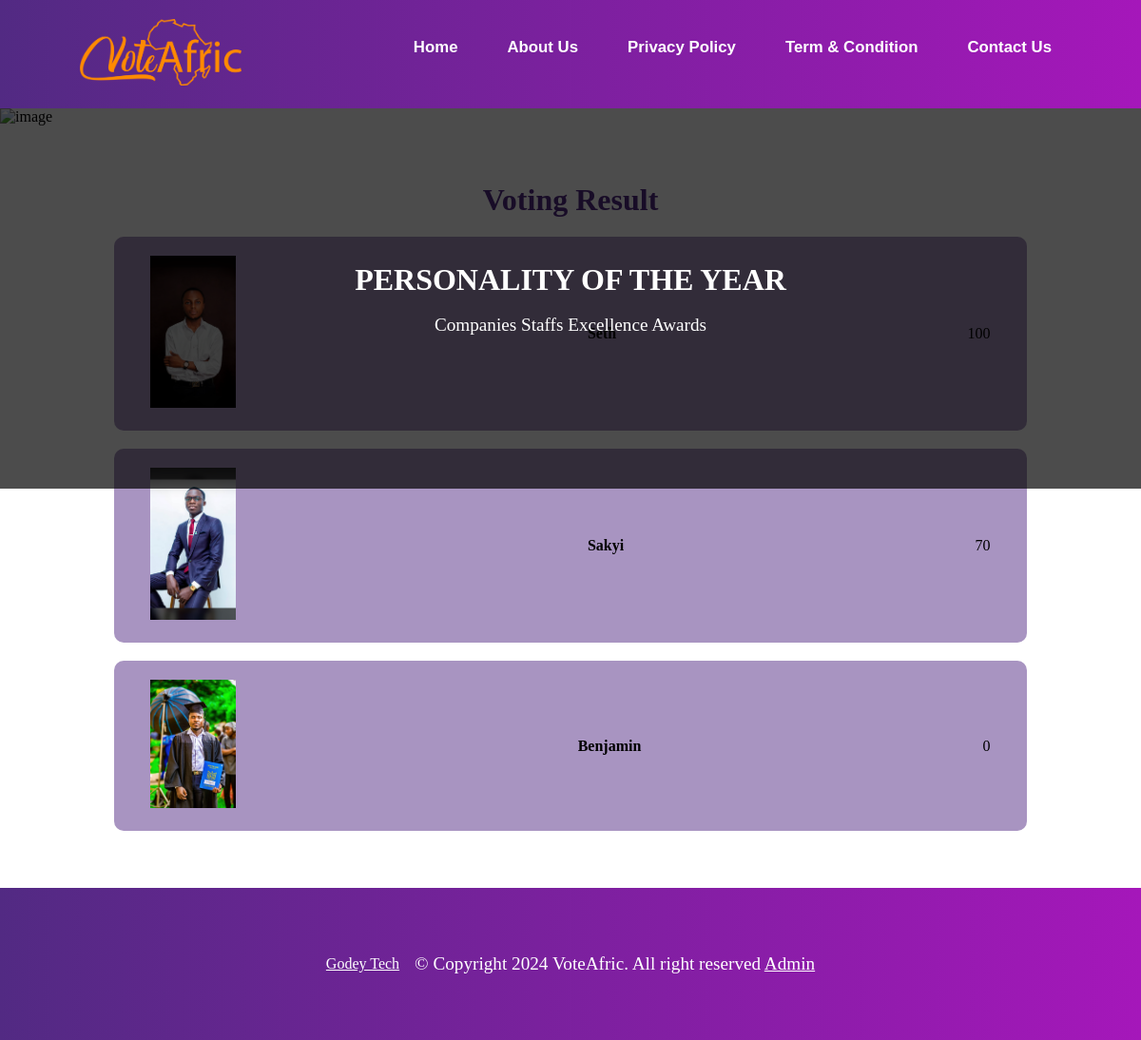
The page /payment/result/PERSONALITYOFTHEYEAR2024/ on the database as committed earlier.
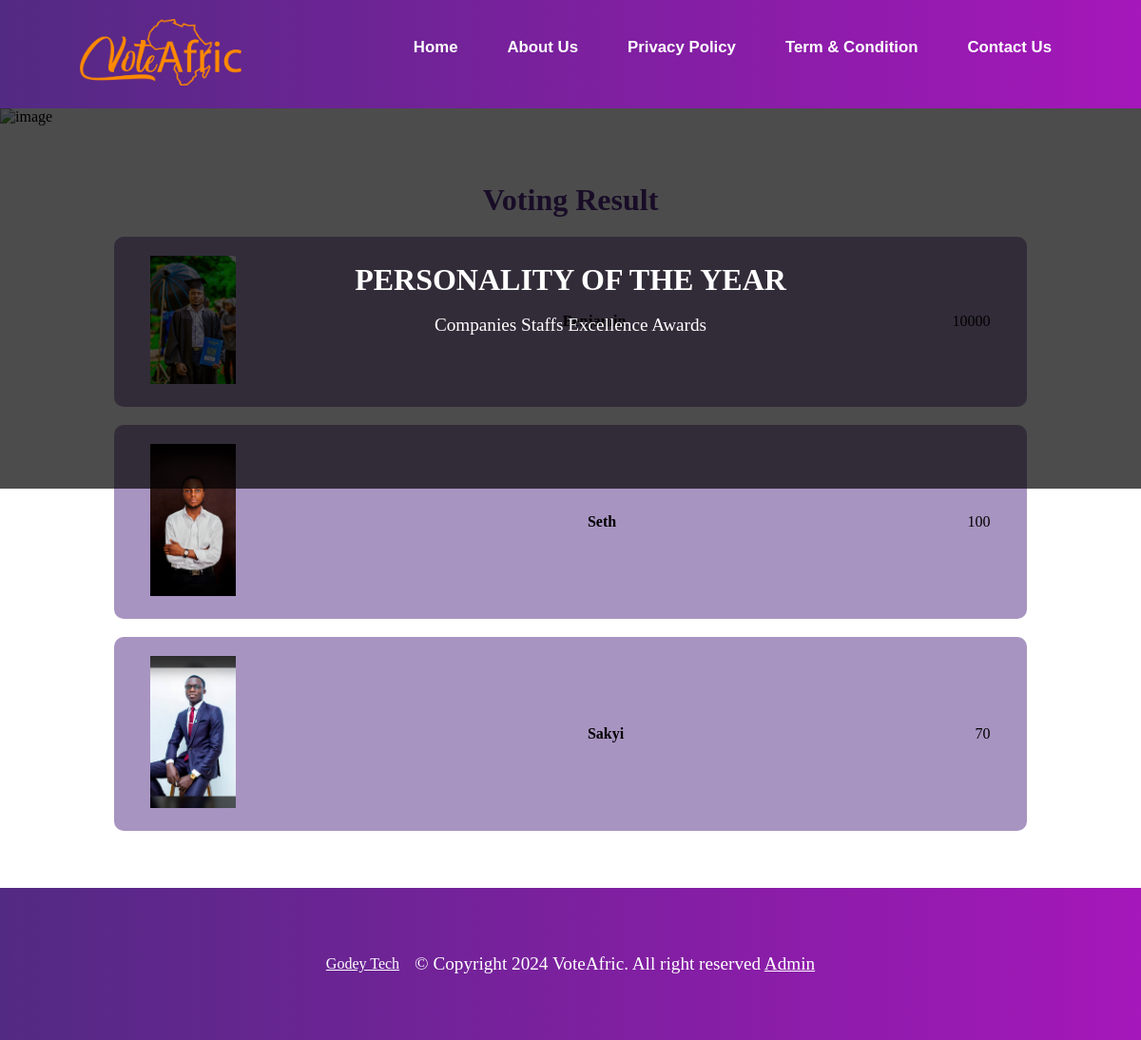
The same page on the database as committed later.
### vote/models.py (models this page shows, shortened)
class SubCategory(models.Model):
    category = models.ForeignKey(Category, on_delete=models.CASCADE)
    content = models.CharField(max_length=100)
    slug = models.SlugField(unique=True)
    date = models.DateTimeField(timezone.now)
    class Meta:
        verbose_name_plural = "sub categories"
        ordering = ('-date',)

class Category(models.Model):
    award = models.CharField(max_length=100)
    title = models.CharField(max_length=100, null=True)
    image = models.ImageField(upload_to="category")
    slug = models.SlugField(unique=True)
    date_added = models.DateTimeField('date added', null=True)
    end_date = models.DateTimeField('end date', null=True)
    class Meta:
        verbose_name_plural = "categories"
        ordering = ('-date_added',)
    def __str__(self):
        return self.award

### payment/models.py (models this page shows, shortened)
class Nominees(models.Model):
    category = models.ForeignKey(Category, on_delete=models.CASCADE, null=True)
    sub_category = models.ForeignKey(SubCategory, on_delete=models.CASCADE, null=True)
    name = models.CharField(max_length=100)
    image = models.ImageField(upload_to="nominees")
    slug = models.SlugField(unique=True, null=True)
    total_vote = models.IntegerField(default=0, null=True)
    can_vote = models.BooleanField(default=True)
    can_see_result = models.BooleanField(default=True)
    date_added = models.DateTimeField('date added', null=True)
    end_date = models.DateTimeField('end date', null=True)
    class Meta:
        verbose_name_plural = "nominees"
        ordering = ('-total_vote',)

### payment/views.py (the view)
# urls.py: path('result/<slug:result_slug>/', views.result, name='result'),
def result(request, result_slug):
    sub_category = None
    results = Nominees.objects.all()
    if result_slug:
        sub_category = get_object_or_404(SubCategory, slug=result_slug)
        results = results.filter(sub_category=sub_category)
    context = {
        'sub_category': sub_category,
        'results': results,
        'title': 'Results'
    }
    return render(request, 'payment/resultPage.html', context)

### payment/templates/payment/resultPage.html
{% extends 'vote/base.html' %}
{% load static %}
{% block content %}
    <div class="banners">
        <img src="{% static 'vote/img/award-banner.jpg' %}" alt="image">
        <div class="banners-content">
            <h1>{% if sub_category %}{{ sub_category.content }}{% else %}Award Name{% endif %}</h1>
            <br>
            <p>{% if sub_category %}{{ sub_category.category }}{% else %}Award Name{% endif %}</p>
        </div>
    </div>
    <section class="nominees-result-section">
        <h2>Voting Result</h2>
        {% for result in results %}
        <div class="nominee-result">
            <div class="nominee-img">
                <img src="{{ result.image.url }}" loading="lazy" alt="image">
            </div>
            <div class="nominee-name">
                <h4>{{result.name}}</h4>
            </div>
            <div class="number-of-vote-currently">
                <p>{{result.total_vote}}</p>
            </div>
        </div>
        {% endfor %}
    </section>
    {% endblock content %}

### vote/templates/vote/base.html (shortened to what this page needs)
{% load static %}
<!DOCTYPE html>
<html lang="en">
<head>
    <link rel="stylesheet" href="{% static 'vote/style.css' %}">
    <link rel="stylesheet" href="https://cdnjs.cloudflare.com/ajax/libs/font-awesome/6.4.2/css/all.min.css"
 />
</head>
<body>
    <header>
        <div class="nav-bar">
            <nav>
                <div class="logo">
                    <a href="{% url 'index' %}">
                        <img src="{% static 'vote/img/voteafric-logo.png' %}" alt="geima">
                    </a>
                </div>
                <ul class="navLinks">
                    <li><a  href="{% url 'index' %}">Home</a></li>
                    <li><a href="{% url 'about' %}">About Us</a></li>
                    <li><a href="{% url 'policy' %}">Privacy Policy</a></li>
                    <li><a href="{% url 'termsCondition' %}">Term & Condition </a></li>
                    <li><a href="{% url 'contact' %}">Contact Us</a></li>
                </ul>
            </nav>
        </div>
    </header>
    {% block content %} {% endblock %}
    <footer>
        <a href="https://godeytech.com/">Godey Tech</a>
        <p> © Copyright 2024 VoteAfric. All right reserved {% if user.is_authenticated %}<a href="{% url 'adminPage' %}">Admin</a> {% else %} <a href="{% url 'login' %}">Admin</a> {% endif %}</p>
    </footer>
</body>
</html>

### vote/static/vote/style.css (style rules this page uses)
* { padding: 0; margin: 0; text-decoration: none; list-style: none; box-sizing: border-box; }
:root { --voiletColor: #522a83; --orangeColor: #fb812b; --whiteColor: #fff; }
header { width: 100%; padding: 20px 7%; z-index: 1; color: #fff; position: relative; min-height: 8vh; font-family: 'Franklin Gothic Medium', 'Arial Narrow', Arial, sans-serif; background-image: linear-gradient(to right, #522a83, #a517ba); }
.nav-bar { display: flex; justify-content: space-between; gap: 2rem; }
nav { display: flex; gap: 3rem; justify-content: space-between; width: 100%; }
.navLinks { display: flex; gap: 2rem; padding: 20px 0; }
.logo img { width: 170px; }
.navLinks a { color: var(--whiteColor); font-size: 1.4vw; font-weight: 900; padding: 0 10px; }
.banners { position: relative; }
.banners img { width: 100%; height: 50vh; object-fit: cover; }
.banners-content { position: absolute; top: 0; background-color: rgba(0, 0, 0, 0.7); display: flex; flex-direction: column; justify-content: center; align-items: center; width: 100%; height: 50vh; color: var(--whiteColor); text-align: center; padding: 0 10px; }
.banners-content p { font-size: 1.2rem; }
.nominees-result-section { padding: 5% 10%; text-align: center; }
.nominees-result-section h2 { font-size: 2rem; font-weight: 900; color: var(--voiletColor); }
.nominee-result { margin-top: 2%; display: flex; justify-content: space-between; align-items: center; gap: 1rem; background-color: rgba(82, 42, 131, 0.5); ; padding: 20px 4%; min-height: 20vh; border-radius: 10px; }
.nominee-img img { width: 90px; }
footer { position: relative; background-image: linear-gradient(to right, #522a83, #a517ba); display: flex; flex-wrap: wrap; gap: 1rem; justify-content: center; align-items: center; padding: 20px 10px; min-height: 20vh; width: 100%; }
footer a { color: var(--whiteColor); text-decoration: underline; }
footer p { color: var(--whiteColor); font-size: 1.2rem; }

Rows that differ between the two databases and show on the page:
changed Nominees "Benjamin": total_vote "0" → "10000"; moves up the list
